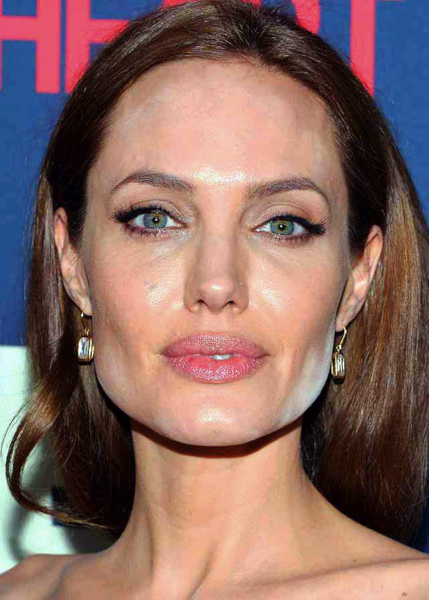
#> input picture Image Processing/Face Alignment/Snapchat Filter/input/Face.jpg, 857 x 1200 px, found by its file name (shown at 1/2 size)
$ python main.py
#> lines starting #> are read from the running program, lines starting #| are printed output that depends on the picture
### Image Processing/Face Alignment/Snapchat Filter/TFLiteFaceDetector.py
from functools import partial
import cv2
import tensorflow as tf
import numpy as np


class UltraLightFaceDetecion():
    def __init__(self, filepath, input_size=(320, 240), conf_threshold=0.6,
                 center_variance=0.1, size_variance=0.2,
                 nms_max_output_size=200, nms_iou_threshold=0.3) -> None:

        self._feature_maps = np.array([[40, 30], [20, 15], [10, 8], [5, 4]])
        self._min_boxes = [[10, 16, 24], [32, 48], [64, 96], [128, 192, 256]]

        self._resize = partial(cv2.resize, dsize=input_size)
        self._input_size = np.array(input_size)[:, None]

        self._anchors_xy, self._anchors_wh = self._generate_anchors()
        self._conf_threshold = conf_threshold
        self._center_variance = center_variance
        self._size_variance = size_variance
        self._nms = partial(tf.image.non_max_suppression,
                            max_output_size=nms_max_output_size,
                            iou_threshold=nms_iou_threshold)

        # tflite model init
        self._interpreter = tf.lite.Interpreter(model_path=filepath)
        self._interpreter.allocate_tensors()

        # model details
        input_details = self._interpreter.get_input_details()
        output_details = self._interpreter.get_output_details()

        # inference helper
        self._set_input_tensor = partial(self._interpreter.set_tensor,
                                         input_details[0]["index"])
        self._get_boxes_tensor = partial(self._interpreter.get_tensor,
                                         output_details[0]["index"])
        self._get_scores_tensor = partial(self._interpreter.get_tensor,
                                          output_details[1]["index"])

    def _generate_anchors(self):
        anchors = []
        for feature_map_w_h, min_box in zip(self._feature_maps, self._min_boxes):

            wh_grid = min_box / self._input_size
            wh_grid = np.tile(wh_grid.T, (np.prod(feature_map_w_h), 1))

            xy_grid = np.meshgrid(range(feature_map_w_h[0]),
                                  range(feature_map_w_h[1]))
            xy_grid = np.add(xy_grid, 0.5)

            xy_grid /= feature_map_w_h[..., None, None]

            xy_grid = np.stack(xy_grid, axis=-1)
            xy_grid = np.tile(xy_grid, [1, 1, len(min_box)])
            xy_grid = xy_grid.reshape(-1, 2)

            prior = np.concatenate((xy_grid, wh_grid), axis=-1)
            anchors.append(prior)

        anchors = np.concatenate(anchors, axis=0)
        anchors = np.clip(anchors, 0.0, 1.0)

        return anchors[:, :2], anchors[:, 2:]

    # [56 lines left out: functions _pre_processing, inference, _post_processing, _decode_regression, not called in this run]


# [25 lines that do not run on import are left out]

### Image Processing/Face Alignment/Snapchat Filter/main.py
import numpy as np
import cv2
import tensorflow as tf
from functools import partial
from TFLiteFaceAlignment import CoordinateAlignmentModel
from TFLiteFaceDetector import UltraLightFaceDetecion


print("Loading ... ")
# خواندن تصاویر ورودی (چهره انسان و میوه)
image_face = cv2.imread("Snapchat Filter/input/Face.jpg")
#> image_face is the input picture: shape (1200, 857, 3); mean B, G, R 98.7, 105.2, 137.2
image_fruit = cv2.imread("Snapchat Filter/input/Fruit.jpg")
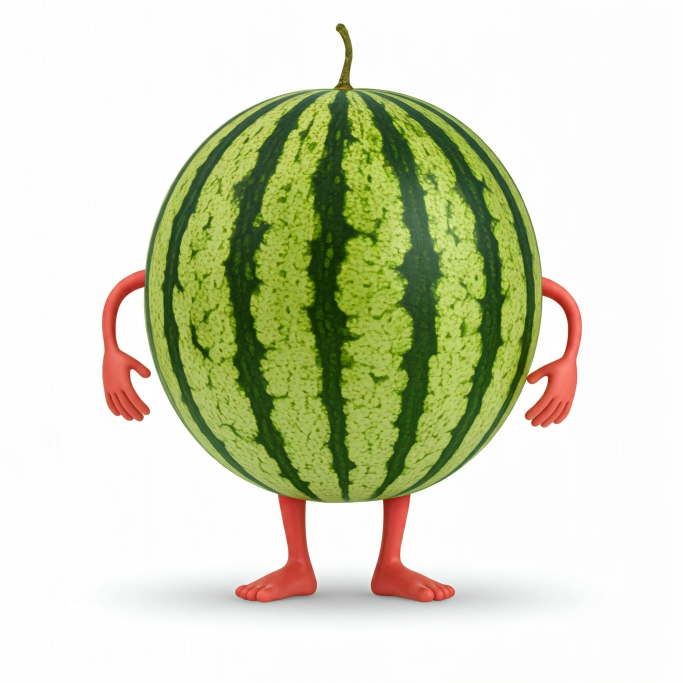
#> input picture Image Processing/Face Alignment/Snapchat Filter/input/Fruit.jpg, 2048 x 2048 px, found by its file name (shown at 1/3 size)
#> image_fruit is the input picture: shape (2048, 2048, 3); mean B, G, R 190.4, 215.9, 212.3

# تغییر اندازه تصاویر به ابعاد ۸۰۰x۸۰۰
image_face = cv2.resize(image_face, (800, 800))
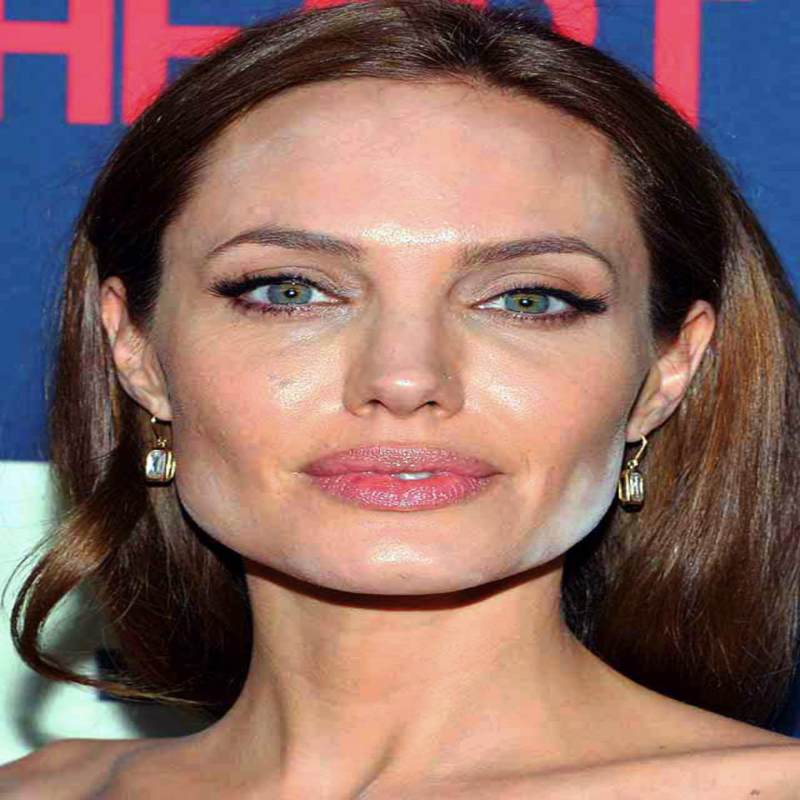
#> image_face: shape (800, 800, 3); mean B, G, R 98.6, 105.2, 137.1
image_fruit = cv2.resize(image_fruit, (800, 800))
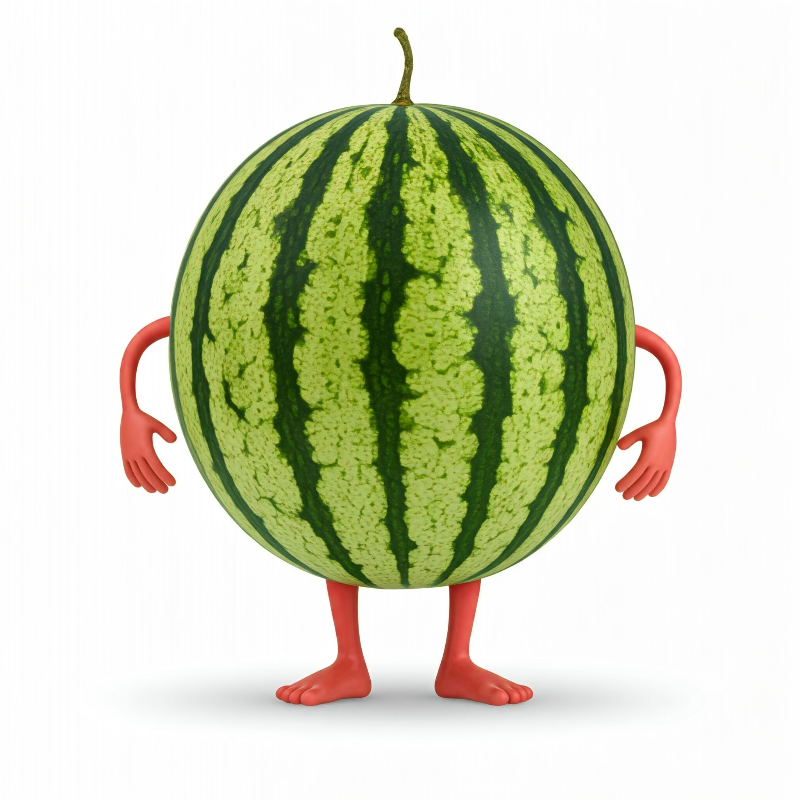
#> image_fruit: shape (800, 800, 3); mean B, G, R 190.4, 215.8, 212.2

# ایندکس نقاط مختلف صورت
lips = [52, 55, 56, 53, 59, 58, 61, 68, 67, 71, 63, 64, 65]
eye_left = [41, 40, 42, 39, 37, 33, 36, 35]
eye_right = [89, 90, 87, 91, 93, 96, 94, 95]

def snapchat_filters(parameter):
    # بارگذاری مدل‌های تشخیص چهره و هم‌راستاسازی نقاط صورت
    fd = UltraLightFaceDetecion("Models/RFB-320.tflite", conf_threshold=0.88)
    fa = CoordinateAlignmentModel("Models/coor_2d106.tflite")

    # انجام عملیات تشخیص چهره روی تصویر ورودی
    boxes, scores = fd.inference(image_face)

    for pred in fa.get_landmarks(image_face, boxes):
        # دریافت نقاط انتخابی از ویژگی‌های صورت
        landmarks = [pred[i] for i in parameter]
        landmarks = np.array(landmarks, dtype=np.int_)

        # ایجاد ماسک برای محدوده انتخاب شده (لب یا چشم‌ها)
        x, y, w, h = cv2.boundingRect(landmarks)
        mask = np.zeros(image_face.shape, dtype=np.uint8) + 255
        cv2.drawContours(mask, [landmarks], -1, (255, 255, 255), -1)
        mask = mask // 255

        # اعمال ماسک روی تصویر و برش قسمت مورد نظر
        result = cv2.multiply(image_face, mask)
        result = result[y:y+h, x:x+w]

        # اعمال قسمت برش‌خورده روی تصویر میوه
        image_fruit[y:y+h, x:x+w] = result

    # ذخیره تصویر نهایی
    cv2.imwrite("Snapchat Filter/output/output.jpg", image_fruit)

# اعمال فیلترها برای لب‌ها، چشم چپ و چشم راست
snapchat_filters(lips)
#> (the call stopped at in __init__, `self._interpreter = tf.lite.Interpreter(model_path=filepath)`: tensorflow is not available in this run)
snapchat_filters(eye_left)
#> (the call stopped at in __init__, `self._interpreter = tf.lite.Interpreter(model_path=filepath)`: tensorflow is not available in this run)
snapchat_filters(eye_right)
#> (the call stopped at in __init__, `self._interpreter = tf.lite.Interpreter(model_path=filepath)`: tensorflow is not available in this run)

print("finished")
